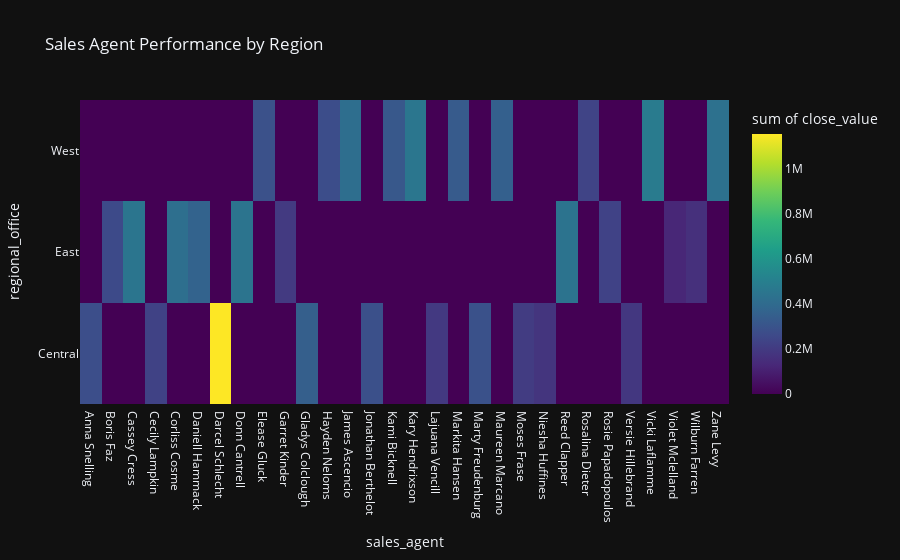

This figure's notebook cell:
### Markdown cell above
### 6. Which sales agents perform best in each regional office? Are there underperforming regions or agents that need support?

### Code cell
df = pd.merge(sales_pipeline, sales_teams, on='sales_agent', how='left')
grouped = df.groupby(['sales_agent', 'regional_office'])['close_value'].sum().reset_index()

px.density_heatmap(grouped,
                   x='sales_agent',
                   y='regional_office',
                   z='close_value',
                   color_continuous_scale='Viridis',
                   title='Sales Agent Performance by Region',
                   template='plotly_dark')

### Figure 1 — Plotly figure (JSON) as saved in the notebook; plotly's stock layout.template omitted (floating-point values rounded to 4 significant figures)
{"data": [{"coloraxis": "coloraxis", "histfunc": "sum", "hovertemplate": "sales_agent=%{x}<br>regional_office=%{y}<br>sum of close_value=%{z}<extra></extra>", "name": "", "type": "histogram2d", "x": ["Anna Snelling", "Boris Faz", "Cassey Cress", "Cecily Lampkin", "Corliss Cosme", "Daniell Hammack", "Darcel Schlecht", "Donn Cantrell", "Elease Gluck", "Garret Kinder", "Gladys Colclough", "Hayden Neloms", "James Ascencio", "Jonathan Berthelot", "Kami Bicknell", "Kary Hendrixson", "Lajuana Vencill", "Markita Hansen", "Marty Freudenburg", "Maureen Marcano", "Moses Frase", "Niesha Huffines", "Reed Clapper", "Rosalina Dieter", "Rosie Papadopoulos", "Versie Hillebrand", "Vicki Laflamme", "Violet Mclelland", "Wilburn Farren", "Zane Levy"], "xaxis": "x", "xbingroup": "x", "y": ["Central", "East", "East", "Central", "East", "East", "Central", "East", "West", "East", "Central", "West", "West", "Central", "West", "West", "Central", "West", "Central", "West", "Central", "Central", "East", "West", "East", "Central", "West", "East", "East", "West"], "yaxis": "y", "ybingroup": "y", "z": [275100.0, 261600.0, 450500.0, 229800.0, 421000.0, 364200.0, 1153000.0, 445900.0, 289200.0, 197800.0, 345700.0, 272100.0, 413500.0, 284900.0, 316500.0, 454300.0, 194600.0, 328800.0, 291200.0, 350400.0, 207200.0, 177000.0, 438300.0, 235400.0, 230200.0, 187700.0, 478400.0, 123400.0, 157600.0, 430100.0]}], "layout": {"coloraxis": {"colorbar": {"title": {"text": "sum of close_value"}}, "colorscale": [[0, "#440154"], [0.1111, "#482878"], [0.2222, "#3e4989"], [0.3333, "#31688e"], [0.4444, "#26828e"], [0.5556, "#1f9e89"], [0.6667, "#35b779"], [0.7778, "#6ece58"], [0.8889, "#b5de2b"], [1, "#fde725"]]}, "legend": {"tracegroupgap": 0}, "title": {"text": "Sales Agent Performance by Region"}, "xaxis": {"anchor": "y", "domain": [0, 1], "title": {"text": "sales_agent"}}, "yaxis": {"anchor": "x", "domain": [0, 1], "title": {"text": "regional_office"}}}}
